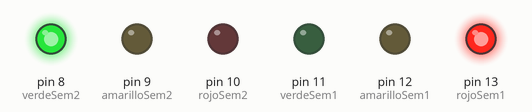
This sketch was run on a simulated Arduino Uno, built with avr-gcc and run on an emulated ATmega328P. On the bench: output pins drawn as LEDs (lit = HIGH).

Above: at 2.5 s.
At 5.5 s:
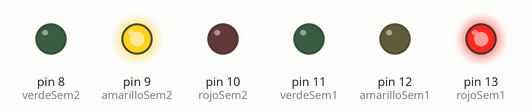
At 8.5 s:
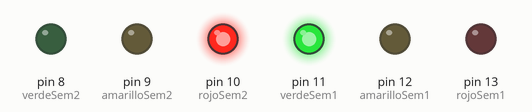
At 11.5 s:
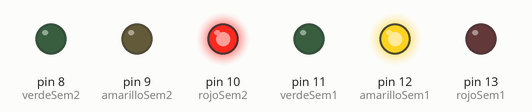
Timing chart, 0 to 15.6 s (numbered marks = the images above):
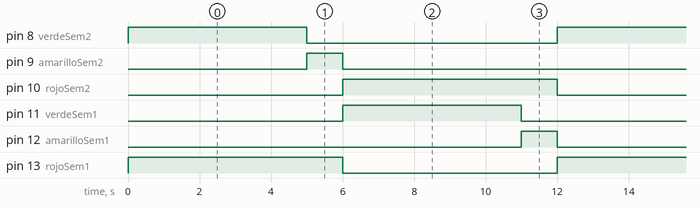

The sketch:

P2A3-Semaforo.ino
```cpp
// definimos todos nuestros LEDs
// semáforo 1: rojo 6s, verde 5s, amarillo 1s
// semáforo 2: verde 5s, amarillo 1s, rojo 6s
#define rojoSem1 13
#define amarilloSem1 12
#define verdeSem1 11

#define rojoSem2 10
#define amarilloSem2 9
#define verdeSem2 8

int change=0; //bandera para señalar que acabó un ciclo


//el modo de los LEDs será output
void setup() {
  // put your setup code here, to run once:
  pinMode (rojoSem1, OUTPUT);
  pinMode (verdeSem1, OUTPUT);
  pinMode (amarilloSem1, OUTPUT);

  pinMode (rojoSem2, OUTPUT);
  pinMode (verdeSem2, OUTPUT);
  pinMode (amarilloSem2, OUTPUT);

}

void loop() {
  // put your main code here, to run repeatedly:
    digitalWrite(rojoSem1, HIGH);
    digitalWrite(verdeSem2, HIGH);
    //mientras el primer rojo está encendido,
    //el segundo verde igual
    delay(5000);
    digitalWrite(verdeSem2, LOW);
    digitalWrite(amarilloSem2, HIGH);
    delay(1000);
    //apagamos el rojo1 despues de 6segundos
    digitalWrite(rojoSem1, LOW);
    //ahora se apaga el amarillo2
    digitalWrite(amarilloSem2, LOW);
    //se prende el verde1
    digitalWrite(verdeSem1, HIGH);
    //se prende el rojo2
    digitalWrite(rojoSem2, HIGH);
    delay(5000);
    //se apaga el verde1 desp de 5s
    digitalWrite(verdeSem1, LOW);
    //se prende el amarillo1
    digitalWrite(amarilloSem1, HIGH);
    delay(1000);
    //se apagan amarillo1 y rojo2
    digitalWrite(amarilloSem1, LOW);
    digitalWrite(rojoSem2, LOW);


}
```

Measured:
- by itself, pin 8 (verdeSem2), pin 11 (verdeSem1): alternates HIGH for 5.0 s and LOW for 7.0 s
- by itself, pin 9 (amarilloSem2), pin 12 (amarilloSem1): alternates HIGH for 1.0 s and LOW for 11.0 s
- by itself, pin 10 (rojoSem2), pin 13 (rojoSem1): alternates HIGH for 6.0 s and LOW for 6.0 s
